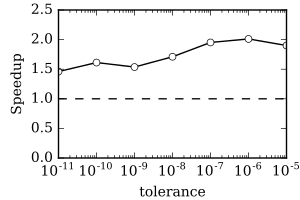

Recreate this plot in Python.
# coding: utf-8

import sys
import numpy
from matplotlib import pyplot, rcParams
from matplotlib.backends.backend_pdf import FigureCanvasPdf

rcParams['font.family'] = 'serif'
rcParams['font.size'] = '10'

# set up data
tol = 10**numpy.arange(-5, -12, -1, dtype=float)
print(tol)

# it -> 50 ,t_fixed = 89.703, t_relaxed = 70.890

t_relax = numpy.array([1.6450, 2.3425, 4.0652, 5.7684, 8.1425, 1.0105e+01, 1.2244e+01])
t_fixed = numpy.array([3.1261, 4.7109, 7.9344, 9.8651, 1.2510e+01, 1.6292e+01, 1.7878e+01])

speedup = t_fixed / t_relax

print(t_relax, t_fixed)
print(speedup)

# set up plot
fig = pyplot.figure(figsize=(3,2), dpi=80)
ax = fig.add_subplot(111)

# plot log-log
ax.plot(tol,speedup,c='k',marker='o', ls='-', mfc='w', ms=5, label='')

# axis labels
#pyplot.xlim(5, 50)
#pyplot.ylim(1, 4)
ax.set_ylabel('Speedup', fontsize=10)
ax.set_xlabel('tolerance', fontsize=10)
ax.set_xscale('log')

pyplot.axhline(y=1.0, linestyle='dashed', color='k')

pyplot.ylim(0,2.5)
fig.subplots_adjust(left=0.195, bottom=0.21, right=0.955, top=0.95)
canvas = FigureCanvasPdf(fig)

# plot to pdf
canvas.print_figure('LaplaceSpeedupTolerance.pdf',dpi=80)
